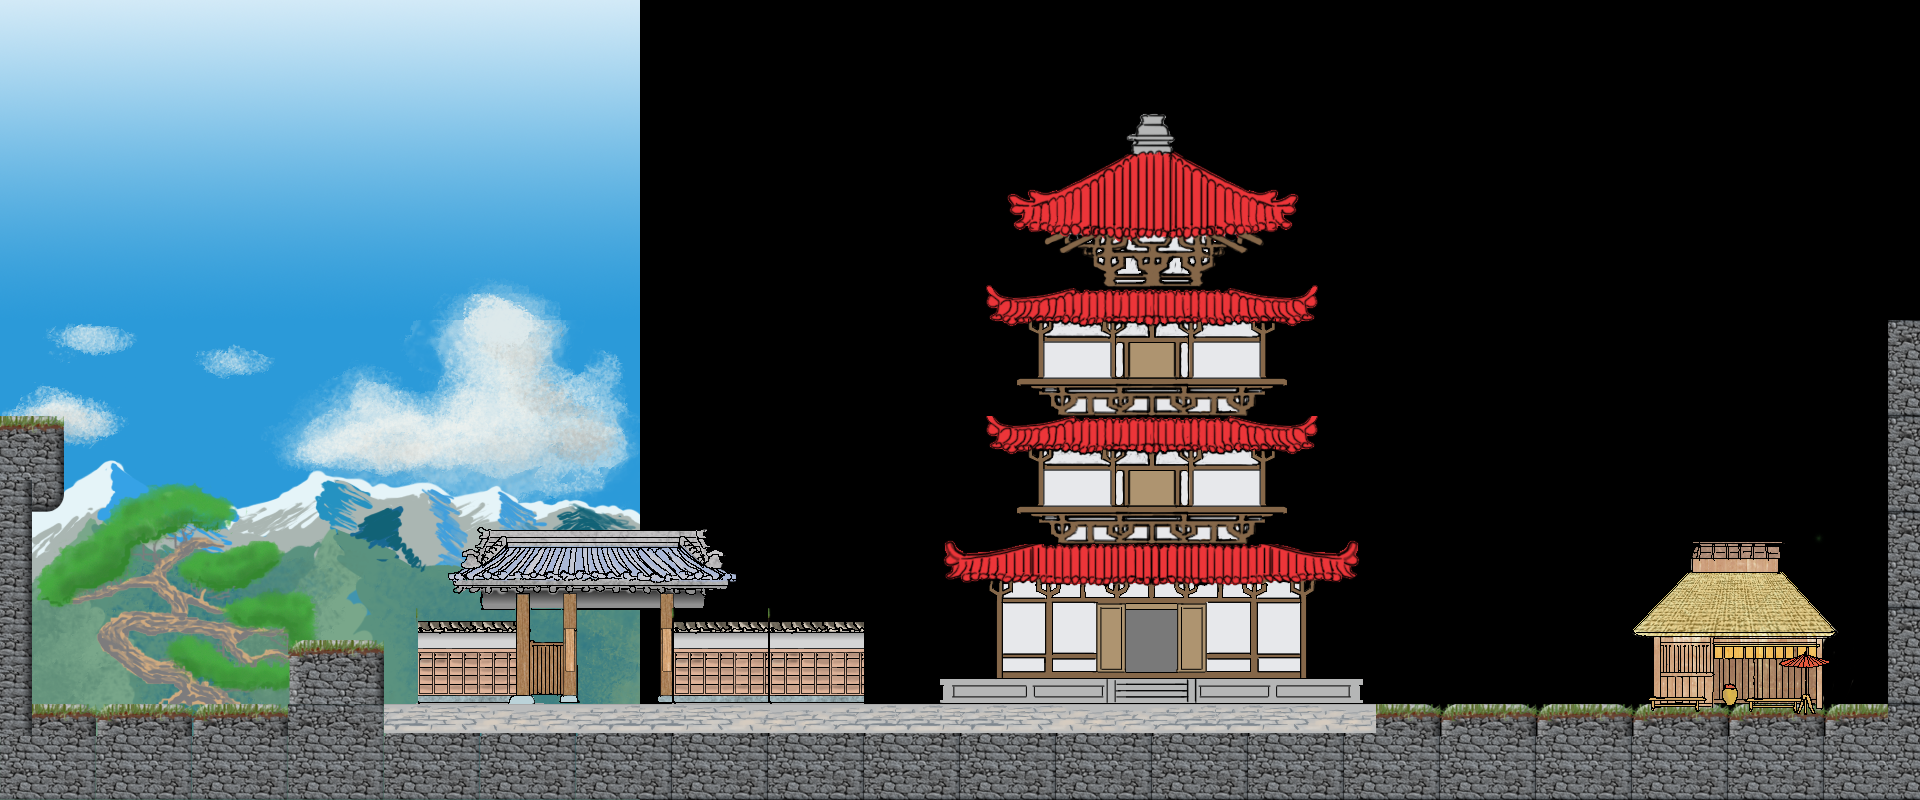

This is a level from a 2D game, rendered from its Tiled map with the project's own tilesets. A one-line summary and the map file follow, with tile-layer data summarised:
An orthogonal 60x25 tile map with 32x32 px tiles, 5 tile layers (foliage, ground, road, buildings-bg, ...), 3 tilesets, 1 image layer and 30 objects (15x platform, 4x EnemyEntity, mainPlayer, TempEntity, CoinEntity, ...).

<map version="1.0" tiledversion="1.1.6" orientation="orthogonal" renderorder="right-down" width="60" height="25" tilewidth="32" tileheight="32" infinite="0" nextobjectid="42">
 <tileset firstgid="1" name="village-tiles5" tilewidth="32" tileheight="32" tilecount="450" columns="25">
  <image source="../img/map/village-tiles5.png" width="800" height="600" />
 </tileset>
 <tileset firstgid="451" name="area01_level_tiles" tilewidth="32" tileheight="32" tilecount="140" columns="20">
  <image source="../img/map/area01_level_tiles.png" width="640" height="241" />
 </tileset>
 <tileset firstgid="591" name="village-pagoda3" tilewidth="32" tileheight="32" tilecount="925" columns="25">
  <image source="../img/map/village-pagoda3.png" width="800" height="1200" />
 </tileset>
 <imagelayer name="parallax1">
  <image source="../img/mountains-background4.png" width="640" height="800" />
  <properties>
   <property name="ratio" type="float" value="1" />
   <property name="x" type="int" value="0" />
   <property name="y" type="int" value="0" />
  </properties>
 </imagelayer>
 <layer name="foliage" width="60" height="25">
  <data>[1500 cells, 80 non-empty, 80 distinct tile ids]</data>
 </layer>
 <layer name="ground" width="60" height="25">
  <data>[1500 cells, 210 non-empty, 16 distinct tile ids]</data>
 </layer>
 <layer name="road" width="60" height="25">
  <data>[1500 cells, 31 non-empty, 8 distinct tile ids]</data>
 </layer>
 <layer name="buildings-bg" width="60" height="25">
  <data>[1500 cells, 242 non-empty, 194 distinct tile ids]</data>
 </layer>
 <layer name="buildings" width="60" height="25">
  <data>[1500 cells, 114 non-empty, 105 distinct tile ids]</data>
 </layer>
 <objectgroup color="#ff0000" name="EnemyEntities">
  <object id="1" name="EnemyEntity" x="416" y="640" width="352" height="64">
   <properties>
    <property name="framewidth" value="32" />
    <property name="image" value="spinning_coin_gold" />
   </properties>
  </object>
  <object id="28" name="EnemyEntity" x="975" y="613" width="352" height="64">
   <properties>
    <property name="framewidth" value="32" />
    <property name="image" value="spinning_coin_gold" />
   </properties>
  </object>
  <object id="36" name="EnemyEntity" x="1022" y="441.5" width="262" height="64">
   <properties>
    <property name="framewidth" value="32" />
    <property name="image" value="spinning_coin_gold" />
   </properties>
  </object>
  <object id="37" name="EnemyEntity" x="1018.5" y="313.5" width="262" height="64">
   <properties>
    <property name="framewidth" value="32" />
    <property name="image" value="spinning_coin_gold" />
   </properties>
  </object>
 </objectgroup>
 <objectgroup name="Entities">
  <object id="2" name="mainPlayer" x="5" y="364" width="50" height="50" />
  <object id="3" name="TempEntity" x="544" y="480" width="100" height="50" />
  <object id="4" name="CoinEntity" x="320" y="608" width="32" height="32">
   <properties>
    <property name="framewidth" value="32" />
    <property name="image" value="spinning_coin_gold" />
   </properties>
  </object>
  <object id="40" name="LevelEntity" x="1716" y="636" width="104" height="66.6667" />
 </objectgroup>
 <objectgroup color="#ff0000" name="collision">
  <object id="20" type="platform" x="1636.33" y="632">
   <polyline points="0,0 198,0" />
  </object>
  <object id="6" type="platform" x="288" y="640">
   <polyline points="0,0 93,0" />
  </object>
  <object id="7" type="platform" x="479" y="531">
   <polyline points="0,0 225,0" />
  </object>
  <object id="5" type="platform" x="0" y="416">
   <polyline points="0,0 64,0" />
  </object>
  <object id="8" x="0" y="320">
   <polyline points="0,0 0,96" />
  </object>
  <object id="9" x="0" y="416" width="64" height="98.5" />
  <object id="10" x="1.38889" y="518" width="31.2222" height="281" />
  <object id="15" x="36" y="706" width="255.276" height="93" />
  <object id="17" x="290" y="643" width="94" height="157" />
  <object id="18" x="387" y="706" width="1501" height="94" />
  <object id="21" type="platform" x="673" y="619">
   <polyline points="0,0 190.667,0" />
  </object>
  <object id="22" type="platform" x="418" y="621">
   <polyline points="0,0 94,0" />
  </object>
  <object id="24" x="1888" y="320" width="32" height="480" />
  <object id="26" type="platform" x="98.6667" y="633.333">
   <polyline points="0,0 19.3333,-23.3333 62,-24 104,-13.3333 146,-1.33333 182.667,2" />
  </object>
  <object id="27" type="platform" x="77.3333" y="595.333">
   <polyline points="0,0 50.6667,-21.3333 73.3333,-22 87.3333,-40.6667 116.667,-60 142,-54" />
  </object>
  <object id="29" type="platform" x="939.667" y="678">
   <polyline points="0,0 421.667,0" />
  </object>
  <object id="30" type="platform" x="946.667" y="576">
   <polyline points="0,0 404.667,0" />
  </object>
  <object id="31" type="platform" x="1018.67" y="506">
   <polyline points="0,0 268.667,0" />
  </object>
  <object id="32" type="platform" x="992.667" y="445.333">
   <polyline points="0,0 318,0" />
  </object>
  <object id="33" type="platform" x="1016" y="378">
   <polyline points="0,0 268.667,0" />
  </object>
  <object id="34" type="platform" x="992.667" y="317.333">
   <polyline points="0,0 318,0" />
  </object>
  <object id="35" type="platform" x="1016" y="227.333">
   <polyline points="0,0 273.333,0" />
  </object>
 </objectgroup>
</map>
